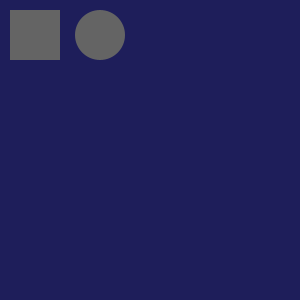
Frame 1 (no input)
Frame 60 (the mouse pressed at the canvas centre just before this capture): identical to frame 1, image omitted
Frame 120 (the mouse held since frame 60 and released just before this capture): identical to frame 1, image omitted

The Processing sketch that drew this single still picture (run headless with seeded random() and noise(); from frame 60 on, the mouse is pressed at the canvas centre):

// Processing sketch: sketch_nov20a_pl101_button_class
// ── sketch_nov20a_pl101_button_class.pde
Button b1, b2;

void setup() {
  size(300, 300);
  smooth();
  noStroke();

  b1 = new Button(10, 10);
  b2 = new Button(100, 35);
  b2.setShape(2);
}

void draw() {
  background(30, 30, 90);
  
  if (b1.clicked) background(100, 30, 30);
  if (b2.clicked) background(30, 100, 30);
  
  b1.show();
  b2.show();
  
}


// ── Button.pde
class Button {
  float x, y;
  int w = 50;
  int h = 50;
  int buttonShape = 1; // 1 = rect, 2 = circle
  color onColor = color(200);
  color offColor = color(100);
  boolean clicked = false;
  
  Button(float sx, float sy) {
    x = sx;
    y = sy;
  }
  
  boolean onMouse() {
    boolean result = false;
    
    if (buttonShape == 1) {
      if ((x < mouseX && mouseX < x+w)&&(y < mouseY && mouseY < y+h)) result = true;
    }
    if (buttonShape == 2) {
      if (abs(dist(mouseX, mouseY, x, y)) < (w/2)) result = true;
    }
    
    return result;
  }
  
  void setShape(int type) {
    buttonShape = type;
  }
  
  void show() {
    
    if (onMouse()) {
      if (mousePressed) { fill(offColor); clicked = true; }
      else { fill(onColor); clicked = false; }
    } else {
      fill(offColor);
    }

    if (buttonShape == 1) rect(x, y, w, h);
    if (buttonShape == 2) ellipse(x, y, w, w);
    
  }
}
